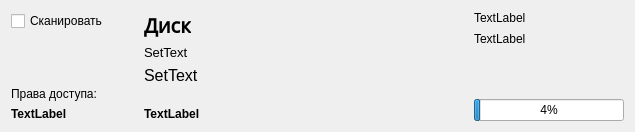
<?xml version="1.0" encoding="UTF-8"?>
<ui version="4.0">
 <class>ShowDrives</class>
 <widget class="QWidget" name="ShowDrives">
  <property name="enabled">
   <bool>true</bool>
  </property>
  <property name="geometry">
   <rect>
    <x>0</x>
    <y>0</y>
    <width>635</width>
    <height>132</height>
   </rect>
  </property>
  <property name="windowTitle">
   <string>Form</string>
  </property>
  <layout class="QGridLayout" name="gridLayout_2">
   <item row="0" column="0">
    <layout class="QHBoxLayout" name="horizontalLayout_2">
     <item>
      <layout class="QVBoxLayout" name="verticalLayout_2">
       <item>
        <widget class="QCheckBox" name="checkBox">
         <property name="text">
          <string>Сканировать</string>
         </property>
        </widget>
       </item>
       <item>
        <spacer name="verticalSpacer">
         <property name="orientation">
          <enum>Qt::Vertical</enum>
         </property>
         <property name="sizeHint" stdset="0">
          <size>
           <width>20</width>
           <height>40</height>
          </size>
         </property>
        </spacer>
       </item>
       <item>
        <widget class="QLabel" name="label_2">
         <property name="text">
          <string>Права доступа:</string>
         </property>
         <property name="wordWrap">
          <bool>true</bool>
         </property>
        </widget>
       </item>
       <item>
        <widget class="QLabel" name="label_readWriteAcc">
         <property name="font">
          <font>
           <weight>75</weight>
           <bold>true</bold>
          </font>
         </property>
         <property name="text">
          <string>TextLabel</string>
         </property>
         <property name="wordWrap">
          <bool>true</bool>
         </property>
        </widget>
       </item>
      </layout>
     </item>
     <item>
      <spacer name="horizontalSpacer_2">
       <property name="orientation">
        <enum>Qt::Horizontal</enum>
       </property>
       <property name="sizeType">
        <enum>QSizePolicy::Fixed</enum>
       </property>
       <property name="sizeHint" stdset="0">
        <size>
         <width>20</width>
         <height>13</height>
        </size>
       </property>
      </spacer>
     </item>
    </layout>
   </item>
   <item row="0" column="1">
    <layout class="QGridLayout" name="gridLayout">
     <property name="leftMargin">
      <number>10</number>
     </property>
     <item row="4" column="0">
      <widget class="QLabel" name="label_sizeTotal">
       <property name="font">
        <font>
         <weight>75</weight>
         <bold>true</bold>
        </font>
       </property>
       <property name="text">
        <string>TextLabel</string>
       </property>
      </widget>
     </item>
     <item row="1" column="0">
      <widget class="QLabel" name="label1">
       <property name="font">
        <font>
         <pointsize>10</pointsize>
         <italic>false</italic>
        </font>
       </property>
       <property name="text">
        <string>SetText</string>
       </property>
      </widget>
     </item>
     <item row="2" column="0">
      <widget class="QLabel" name="label2">
       <property name="font">
        <font>
         <pointsize>12</pointsize>
         <italic>false</italic>
        </font>
       </property>
       <property name="text">
        <string>SetText</string>
       </property>
      </widget>
     </item>
     <item row="3" column="0">
      <spacer name="verticalSpacer_3">
       <property name="orientation">
        <enum>Qt::Vertical</enum>
       </property>
       <property name="sizeHint" stdset="0">
        <size>
         <width>20</width>
         <height>40</height>
        </size>
       </property>
      </spacer>
     </item>
     <item row="0" column="0">
      <layout class="QHBoxLayout" name="horizontalLayout">
       <item>
        <widget class="QLabel" name="label">
         <property name="font">
          <font>
           <family>Noto Sans Yi</family>
           <pointsize>15</pointsize>
           <weight>75</weight>
           <italic>false</italic>
           <bold>true</bold>
          </font>
         </property>
         <property name="text">
          <string>Диск</string>
         </property>
        </widget>
       </item>
       <item>
        <spacer name="horizontalSpacer">
         <property name="orientation">
          <enum>Qt::Horizontal</enum>
         </property>
         <property name="sizeHint" stdset="0">
          <size>
           <width>78</width>
           <height>20</height>
          </size>
         </property>
        </spacer>
       </item>
      </layout>
     </item>
    </layout>
   </item>
   <item row="0" column="2">
    <layout class="QHBoxLayout" name="horizontalLayout_3">
     <item>
      <spacer name="horizontalSpacer_3">
       <property name="orientation">
        <enum>Qt::Horizontal</enum>
       </property>
       <property name="sizeHint" stdset="0">
        <size>
         <width>40</width>
         <height>20</height>
        </size>
       </property>
      </spacer>
     </item>
     <item>
      <layout class="QVBoxLayout" name="verticalLayout">
       <property name="spacing">
        <number>7</number>
       </property>
       <property name="sizeConstraint">
        <enum>QLayout::SetDefaultConstraint</enum>
       </property>
       <item>
        <widget class="QLabel" name="label_usedSpace">
         <property name="minimumSize">
          <size>
           <width>150</width>
           <height>0</height>
          </size>
         </property>
         <property name="text">
          <string>TextLabel</string>
         </property>
        </widget>
       </item>
       <item>
        <widget class="QLabel" name="label_freespace">
         <property name="minimumSize">
          <size>
           <width>150</width>
           <height>0</height>
          </size>
         </property>
         <property name="text">
          <string>TextLabel</string>
         </property>
        </widget>
       </item>
       <item>
        <spacer name="verticalSpacer_2">
         <property name="orientation">
          <enum>Qt::Vertical</enum>
         </property>
         <property name="sizeHint" stdset="0">
          <size>
           <width>20</width>
           <height>40</height>
          </size>
         </property>
        </spacer>
       </item>
       <item>
        <widget class="QProgressBar" name="progressBar">
         <property name="sizePolicy">
          <sizepolicy hsizetype="Minimum" vsizetype="Fixed">
           <horstretch>0</horstretch>
           <verstretch>0</verstretch>
          </sizepolicy>
         </property>
         <property name="minimumSize">
          <size>
           <width>120</width>
           <height>0</height>
          </size>
         </property>
         <property name="maximum">
          <number>600</number>
         </property>
         <property name="value">
          <number>24</number>
         </property>
         <property name="textVisible">
          <bool>true</bool>
         </property>
         <property name="invertedAppearance">
          <bool>false</bool>
         </property>
        </widget>
       </item>
      </layout>
     </item>
    </layout>
   </item>
  </layout>
 </widget>
 <resources/>
 <connections/>
</ui>
